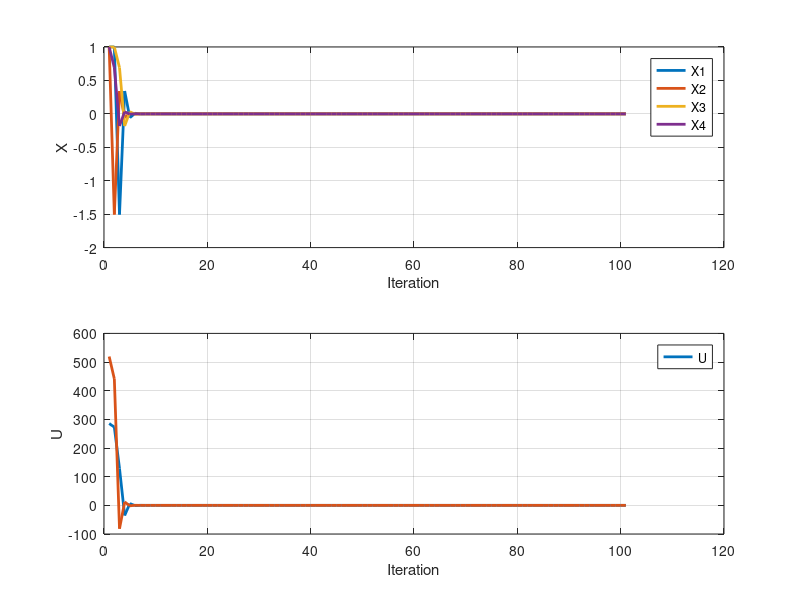

Recreate this plot in MATLAB.
%% Teleoperation system - finite-horizon dynamic programming
% Extracted from "تمرینهای کنترل بهینه" (57-page DOCX).
% Source sections: Teleoperation model and dynamic-programming analysis.
% The A/B block assembly is written explicitly from the A11...B22 equations
% repeated later in the same source document.

clc;
clear;
close all;

%% Master/slave plant parameters (source values)
Jm = 1.5; bm = 11;
Js = 2; bs = 15;
ke = 100; be = 1;
kf = 0.1;
td = 0.1;
Km = [-192.71 -21.32];
Ks = [-227.25 -29.894];
Rs = [-13.157 -0.13];
G2 = 1.315;
Rm = [kf*ke kf*be];

Am = [0 1;0 -bm/Jm];
Bm = [0;1/Jm];
Cm = [1;0];
As = [0 1;0 -bs/Js];
Bs = [0;1/Js];
Cs = [1;0];

%% Simulation and cost matrices
Ts = 0.001;
Tf = 0.1;
t = 0:Ts:Tf;
N = numel(t);
H = [1 0 0 0;0 2 0 0;0 0 3 0;0 0 0 4];
Q = [1 0 0 0;0 2 0 0;0 0 3 0;0 0 0 4];
R = [1 0;0 2];

%% Delayed coupled state-space matrices
M = inv(eye(2) - td * td * Bm * (Rm + G2 * Ks) * Bs * Rs);
S = inv(eye(2) - td * td * Bs * Rs * Bm * (Rm + G2 * Ks));

A11 = M * (Am + Bm * Km - td * Bm * (Rm + G2 * Ks) * Bs * Rs);
A12 = M * (Bm * (Rm + G2 * Ks) - td * Bm * (Rm + G2 * Ks) * (As + Bs * Ks));
A21 = S * (Bs * Rs - td * Bs * Rs * (Am + Bm * Km));
A22 = S * (As + Bs * Ks - td * Bs * Rs * Bm * (Rm + G2 * Ks));
B11 = -M * td * Bm * (Rm + G2 * Ks) * Bs;
B12 = M * Bm;
B21 = S * Bs;
B22 = -S * td * Bs * Rs * Bm;

% Explicit assembly of the overall matrices (shown elsewhere in the source).
A = [A11 A12; A21 A22];
B = [B11 B12; B21 B22];

%% Backward dynamic-programming recursion
F = zeros(2, 4, N);
P = zeros(4, 4, N);
P(:,:,1) = H;

for k = 2:N-1
    F(:,:,N-k) = -(R + B'*P(:,:,k-1)*B)^(-1)*B'*P(:,:,k-1)*A;
    P(:,:,k) = (A + B*F(:,:,N-k))'*P(:,:,k-1)*(A + B*F(:,:,N-k)) ...
        + F(:,:,N-k)'*R*F(:,:,N-k) + Q;
end

%% Optional feedback-gain plotting (commented in the source)
% F1 = F(:,1,:); F1 = F1(:);
% F2 = F(:,2,:); F2 = F2(:);
% F3 = F(:,3,:); F3 = F3(:);
% F4 = F(:,4,:); F4 = F4(:);
% figure(1);
% plot(1:N,F1,1:N,F2,1:N,F3,1:N,F4,'LineWidth',2);
% grid on
% xlabel('Iteration');
% ylabel('F');
% legend('F1','F2','F3','F4');

%% Forward state and input simulation
x = zeros(4,N);
x(:,1) = [1;1;1;1];
u = zeros(2,N);

for i = 1:N-1
    u(:,i) = F(:,:,i)*x(:,i);
    x(:,i+1) = A*x(:,i) + B*u(:,i);
end

figure(2);
subplot(211);
plot(1:N,x,'LineWidth',2);
grid on
xlabel('Iteration');
ylabel('X');
legend('X1','X2','X3','X4');

subplot(212);
plot(1:N,u,'LineWidth',2);
grid on
xlabel('Iteration');
ylabel('U');
legend('U');

%% Optimal cost (source expression)
Jopt = 0.5*x(:,1)'*P(:,:,N-1)*x(:,1)
